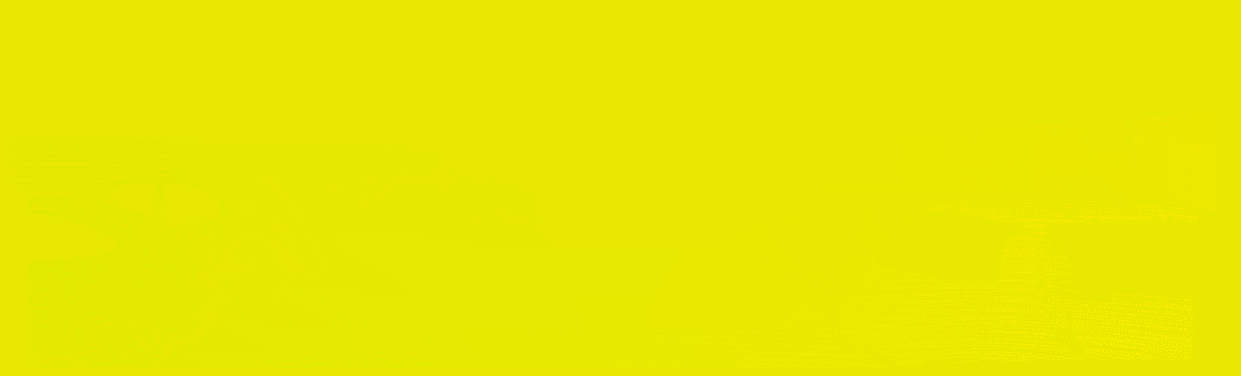
#> input picture datasets/kitti/groundtruth/000045_10.png, 1241 x 376 px, found by its file name; the run also reads 3 pictures not shown here
$ python Optical_flow.py
#> lines starting #> are read from the running program, lines starting #| are printed output that depends on the picture; after the words box and inside, x2 and y2 are one past the last pixel; in counts of white or black regions, pixels touching at a corner belong together; long printed decimals are rounded
import cv2
import numpy as np

# based on flow development kit of kitti web

def flow_read(gt_dir, test_dir):

    # cv2 imread ---> BGR  need to converted in RGB format

    gt_kitti = cv2.imread(gt_dir, -1)
#> gt_kitti is the input picture: shape (376, 1241, 3) uint16; mean B, G, R 0.2, 32812.5, 32773.6

    test_kitti = cv2.imread(test_dir, -1)

    u_test = (test_kitti[:, :, 2] - 2. ** 15) / 64

    v_test = (test_kitti[:, :, 1] - 2. ** 15) / 64

    valid_test = test_kitti[:, :, 0]
#> valid_test: shape (376, 1241) uint16; every value is 1

    u_gt = (gt_kitti[:, :, 2] - 2. ** 15) / 64

    v_gt = (gt_kitti[:, :, 1] - 2. ** 15) / 64

    valid_gt = gt_kitti[:, :, 0]
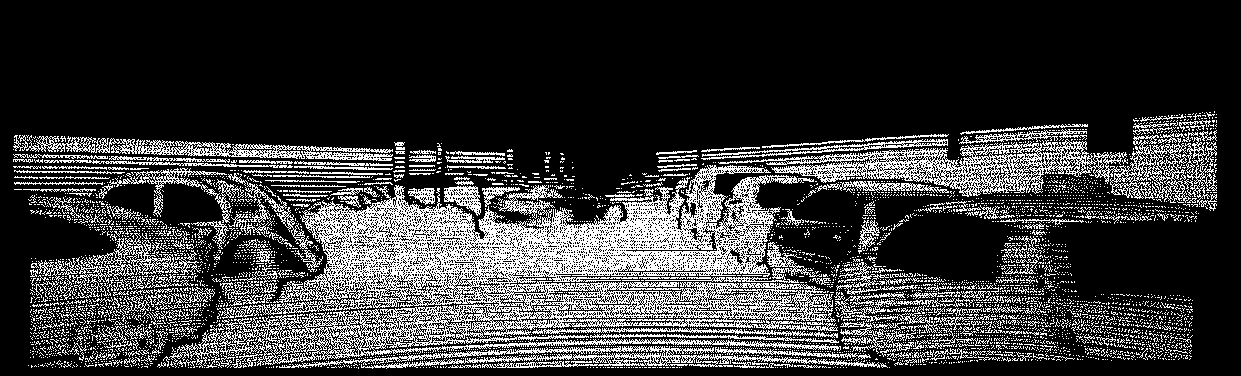
#> valid_gt: shape (376, 1241) uint16; values 0 (black) and 1 (white), 22.4% white in thin lines or dots, all inside (x1, y1, x2, y2) = (13, 111, 1217, 369)

    F_gt = np.transpose(np.array([u_gt, v_gt, valid_gt]))

    F_test = np.transpose(np.array([u_test, v_test, valid_test]))

    return F_gt, F_test


def msen(F_gt, F_test):

    SEN = []

    E_du = (F_gt[:, :, 0]-F_test[:, :, 0])

    E_dv = (F_gt[:, :, 1]-F_test[:, :, 1])

    E = np.sqrt(E_du ** 2+E_dv ** 2)

    F_valid_gt = F_gt[:, :, 2]
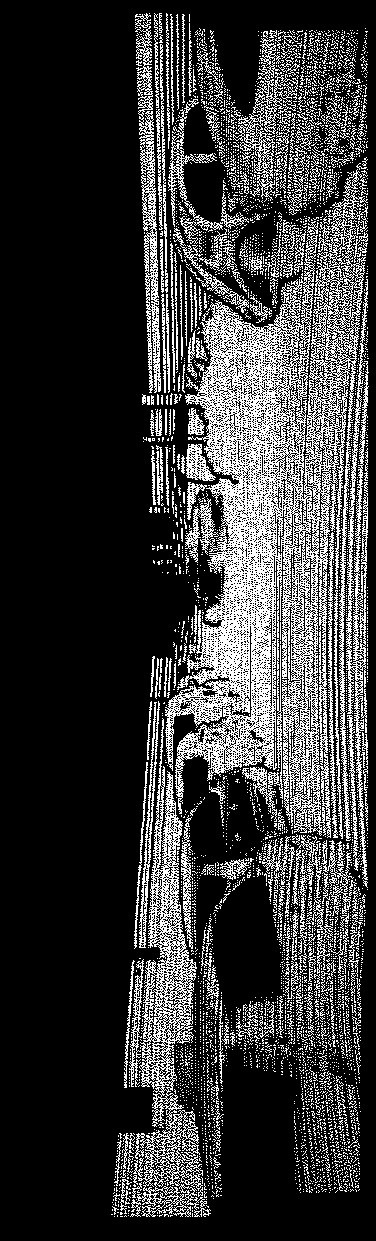
#> F_valid_gt: shape (1241, 376) float64; values 0 (black) and 1 (white), 22.4% white in thin lines or dots, all inside (x1, y1, x2, y2) = (111, 13, 369, 1217)

    E[F_valid_gt == 0] = 0  # 0s in ocluded pixels
#> E: shape (1241, 376) float64; min 0, max 54.43, mean 2.4

    SEN = np.append(SEN, E[F_valid_gt != 0])  # take in account the error of the non-ocluded pixels

    MSEN = np.mean(SEN)
#> MSEN = 10.63

    return MSEN


gt_dir1 = "/Users/quim/Desktop/untitled/datasets/kitti/groundtruth/000045_10.png"

test_dir1 = '/Users/quim/Desktop/untitled/datasets/kitti/results/LKflow_000045_10.png'

F_gt1, F_test1 = flow_read(gt_dir1,test_dir1)


MSE1 = msen(F_gt1, F_test1)
#> MSE1 = 10.63

print(MSE1)
#| 10.627


gt_dir2 = "/Users/quim/Desktop/untitled/datasets/kitti/groundtruth/000157_10.png"

test_dir2 = '/Users/quim/Desktop/untitled/datasets/kitti/results/LKflow_000157_10.png'

F_gt2, F_test2 = flow_read(gt_dir2,test_dir2)
#> in flow_read (call 2), `valid_test = test_kitti[:, :, 0]`: valid_test: shape (370, 1226) uint16; every value is 1
#> in flow_read (call 2), `v_gt = (gt_kitti[:, :, 1] - 2. ** 15) / 64`:
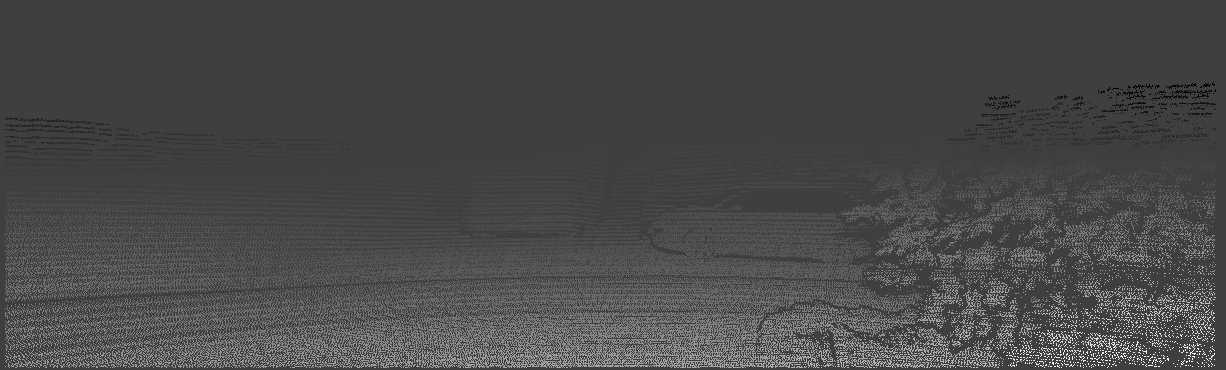
#> v_gt: shape (370, 1226) float64; min -1.22, max 3.7, mean 0.192; drawn with min black and max white
#> in flow_read (call 2), `valid_gt = gt_kitti[:, :, 0]`:
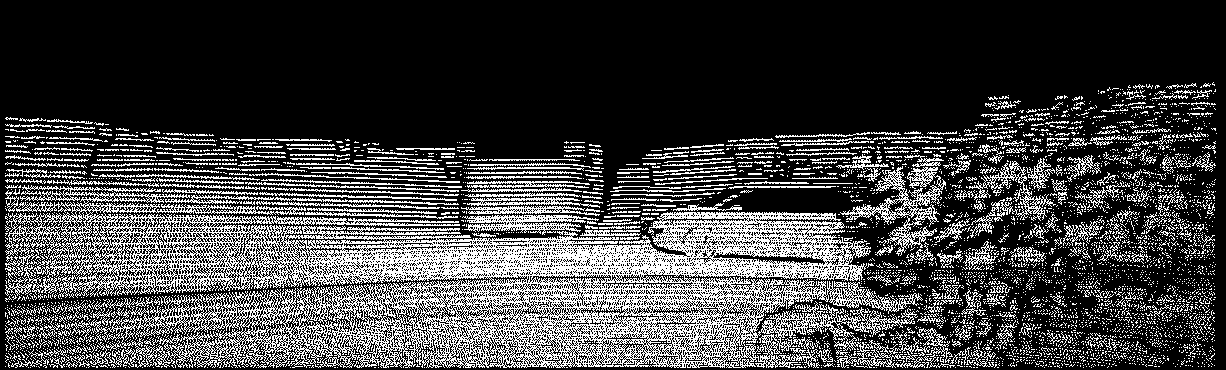
#> valid_gt: shape (370, 1226) uint16; values 0 (black) and 1 (white), 25.7% white in thin lines or dots, all inside (x1, y1, x2, y2) = (5, 82, 1217, 368)


MSE2 = msen(F_gt2, F_test2)
#> in msen (call 2), `E_du = (F_gt[:, :, 0]-F_test[:, :, 0])`:
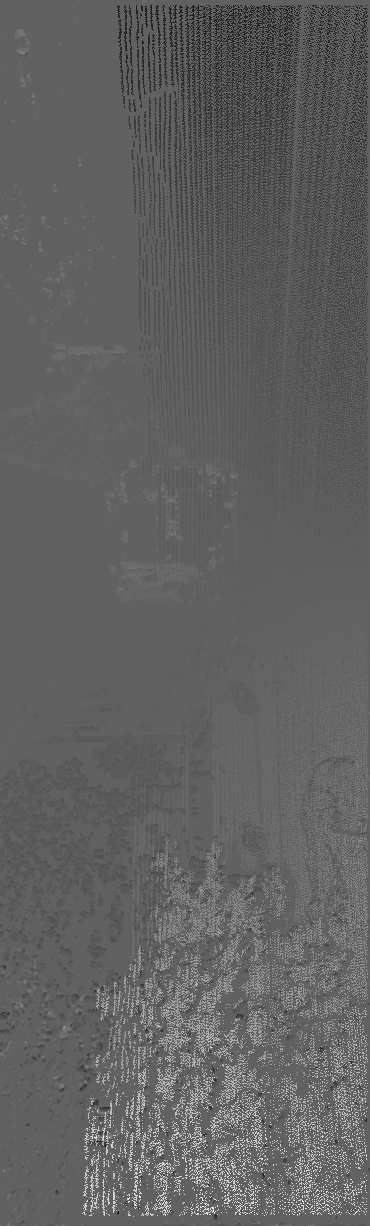
#> E_du: shape (1226, 370) float64; min -9.05, max 14.53, mean -0.00906; drawn with min black and max white
#> in msen (call 2), `E_dv = (F_gt[:, :, 1]-F_test[:, :, 1])`:
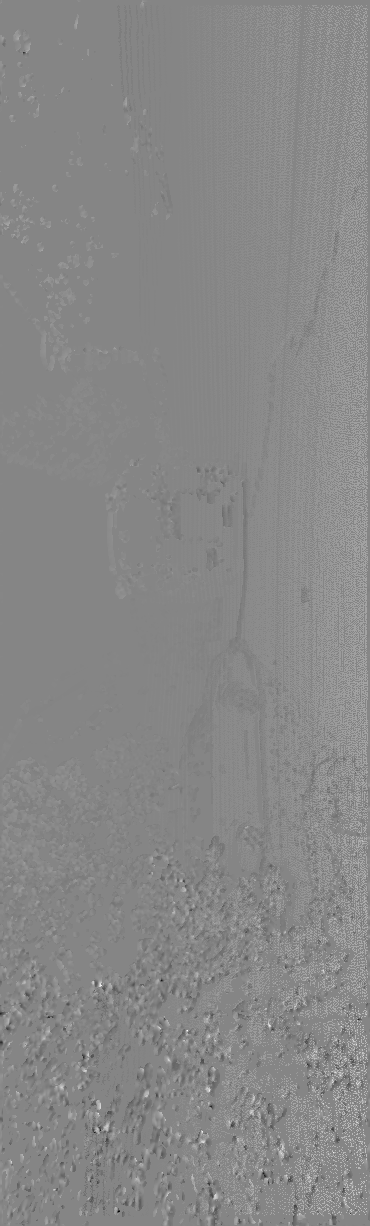
#> E_dv: shape (1226, 370) float64; min -8.69, max 7.88, mean 0.16; drawn with min black and max white
#> in msen (call 2), `F_valid_gt = F_gt[:, :, 2]`:
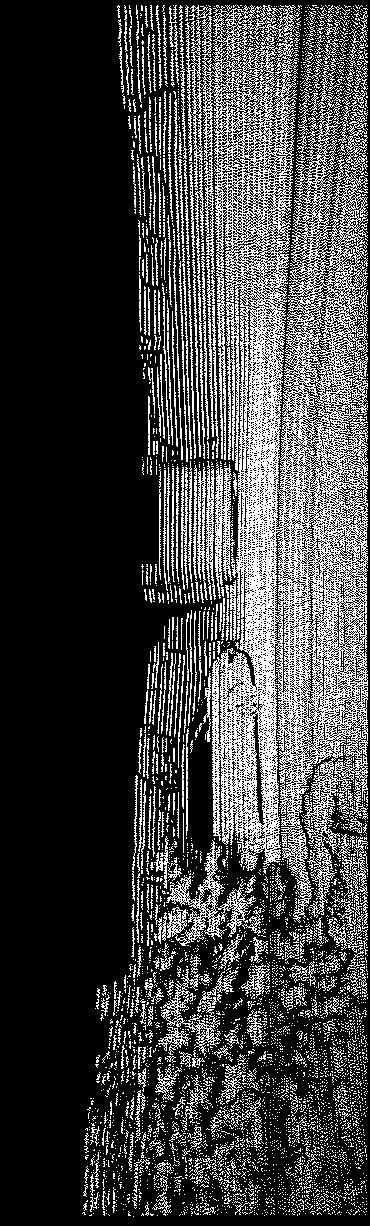
#> F_valid_gt: shape (1226, 370) float64; values 0 (black) and 1 (white), 25.7% white in thin lines or dots, all inside (x1, y1, x2, y2) = (82, 5, 368, 1217)
#> in msen (call 2), `MSEN = np.mean(SEN)`: MSEN = 2.75
#> MSE2 = 2.75

print(MSE2)
#| 2.750
